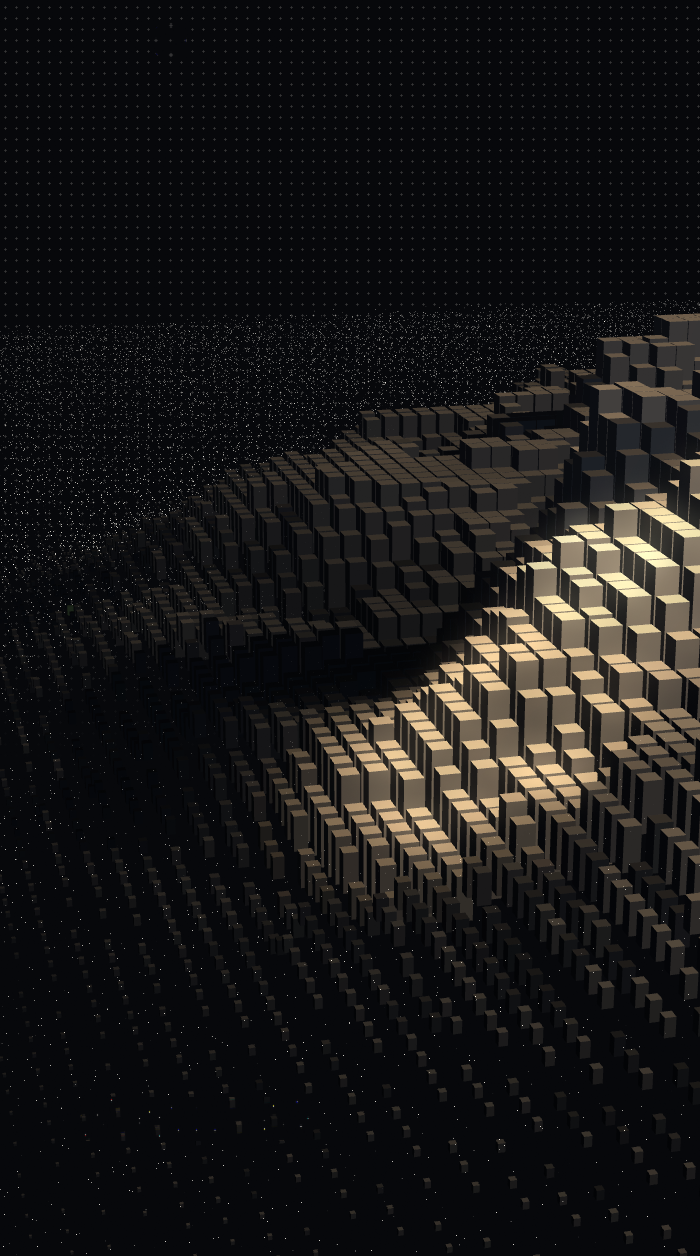
#> input picture src-tauri/installer/windows/assets/source/massif-dark.png, 700 x 1256 px
$ python generate-installer-assets.py
#> lines starting #> are read from the running program, lines starting #| are printed output that depends on the picture
# SPDX-License-Identifier: GPL-3.0-only
"""Installer artwork made from the launcher's own visuals.

The scene is a frame of the launcher's Massif world in the dark theme: the
world canvas alone, rendered by the app in a 700x1256 window so the camera
frames it upright, kept at src-tauri/installer/windows/assets/source/massif-dark.png.
The icons and the page-header mark are the app icon. The page colors in
VoxelightPages.nsh and installer.nsi are the launcher's light-theme tokens.
Run this after changing the source frame or the app icon.
"""
import shutil
import sys
from pathlib import Path
from PIL import Image

ROOT = Path(__file__).resolve().parents[1]
ASSETS = ROOT / "src-tauri" / "installer" / "windows" / "assets"
SOURCE = ASSETS / "source" / "massif-dark.png"
APP_ICON = ROOT / "src-tauri" / "icons" / "icon.ico"
# The launcher's light theme, --bg-base: the installer pages' background.
BACKGROUND = (0xF3, 0xF1, 0xEB)


def upright(scene: Image.Image, size: tuple[int, int]) -> Image.Image:
    """The middle of the frame with the target's proportions, resized."""
    width, height = scene.size
    slice_width = min(width, round(height * size[0] / size[1]))
    left = (width - slice_width) // 2
    return scene.crop((left, 0, left + slice_width, height)).resize(size, Image.Resampling.LANCZOS)


def app_icon(size: int) -> Image.Image:
    icon = Image.open(APP_ICON)
    icon.size = (256, 256)
    return icon.convert("RGBA").resize((size, size), Image.Resampling.LANCZOS)


def save_assets(out: Path = ASSETS):
    scene = Image.open(SOURCE).convert("RGB")
#> scene is the input picture: PIL image 700x1256 RGB; mean R, G, B 24.2, 23.1, 23
    # The art column of the welcome and finish pages shows at about 175x314
    # px at 100% scaling; twice that stays sharp at 200%.
    upright(scene, (350, 628)).save(out / "scene.bmp")
    # The classic NSIS sidebar, used by the uninstaller's pages.
    upright(scene, (164, 314)).save(out / "sidebar.bmp")
#> call 2 of upright, with size = (164, 314)
#> in upright (call 2), `return scene.crop((left, 0, left + slice_width, height)).resize(size, ..`:
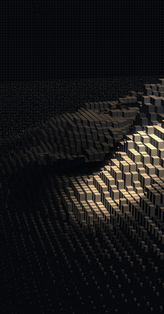
#> returned value: PIL image 164x314 RGB; mean R, G, B 24.2, 23.1, 22.9
    header = Image.new("RGB", (150, 57), BACKGROUND)
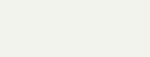
#> header: PIL image 150x57 RGB; mean R, G, B 243, 241, 235
    mark = app_icon(44)
    header.paste(mark, (99, 6), mark)
    header.save(out / "header.bmp")
    # The app's own icon file, with its hand-made small sizes.
    for name in ("installer", "uninstaller"):
        shutil.copyfile(APP_ICON, out / f"{name}.ico")
    print(f"Installer artwork written to {out}")


if __name__ == "__main__":
#> (the run stopped early here; a loop or call above may not have finished)
